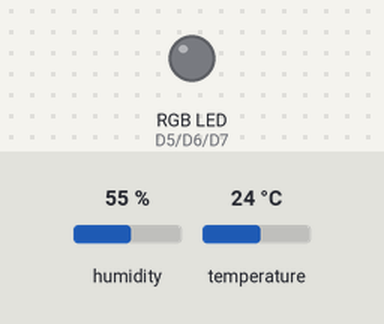
Simulated run of this sketch. Board: ESP8266 (NodeMCU). Parts: an RGB LED mixed from three pins (HIGH = lit). The test bench sets the inputs (shaded band); at power-on: humidity 55 %, temperature 24 °C. WiFi joins after 1.5 s; servers stay silent unless stated; no MQTT or app messages arrive unless stated.

Above: at 11.3 s.
At 17.3 s:
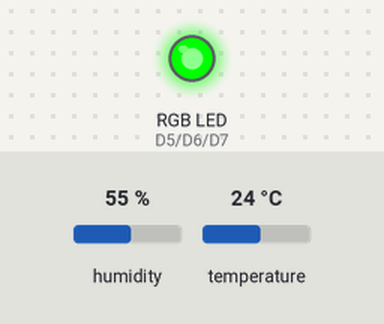
Timing chart, 0 to 19.3 s (numbered marks = the images above):
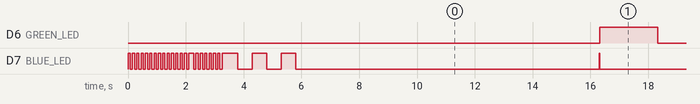

The sketch:

network.ino
```cpp
#include "definitions.h"

WiFiClient net;
MQTTClient client;

void mqttSetup() {
  WiFi.begin(wifiSSID, wifiPass);
  client.begin(mqttHost, net);

  client.onMessage(messageReceived);

  connect();
  subscribe();
}

void mqttLoop() {
  client.loop();
  if (!client.connected()) {
    connect();
    subscribe();
  }
}

void mqttPublish(char topic[], char data[]) {
  client.publish(topic, data);
}

void connect() {
  ledsOff();

  ledBlink(LED_BLUE, 1000, 150);
  ledOn(LED_BLUE);
  while (WiFi.status() != WL_CONNECTED) {
    ledOff(LED_BLUE);
    ledBlink(LED_BLUE, 1000, 150);
    ledOn(LED_BLUE);
    delay(100);
  }
  ledOff(LED_BLUE);

  ledBlink(LED_BLUE, 1000, 150);
  ledOn(LED_BLUE);
  while (!client.connect(mqttDeviceName, "", "")) {
    ledOff(LED_BLUE);
    ledBlink(LED_BLUE, 1000, 150);
    ledOn(LED_BLUE);
    delay(100);
  }
  ledOff(LED_BLUE);

  // Connection successful
  ledBlink(LED_BLUE, 3000, 1000);
}
```

definitions.h
```cpp
#ifndef DEFINITIONS_H
#define DEFINITIONS_H

#include <SPI.h>
#include <ESP8266WiFi.h>
#include <MQTT.h>
#include <DHT.h>

#define LED_RED 1
#define LED_GREEN 2
#define LED_BLUE 3

const char wifiSSID[] = "YOUR WIFI NAME";
const char wifiPass[] = "YOUR WIFI PASSWORD";
const char mqttHost[] = "YOUR MQTT BROKER IP ADDRESS";
const char mqttDeviceName[] = "Moisture Sensor";

#endif
```

iot_dht_blog.ino
```cpp
#include "definitions.h"

DHT dht(D3, DHT11);

unsigned long lastMeasure = 0;
unsigned long lastLight = 0;

void setup() {
  Serial.begin(9600);

  dht.begin();

  ledSetup();
  mqttSetup();

  lastMeasure = millis();
}

void loop() {
  mqttLoop();

  if (lastLight != 0 && millis() - lastLight > 2000) {
    lastLight = millis();
    ledsOff();
  }

  if (millis() - lastMeasure > 10000) {
    lastMeasure = millis();

    ledOn(LED_BLUE);
    float temperature = dht.readTemperature();
    float humidity = dht.readHumidity();
    ledOff(LED_BLUE);

    if (isnan(humidity) && isnan(temperature)) {
      ledOn(LED_RED);
    } else {
      ledOn(LED_GREEN);
      char str[16];
      sprintf(str, "%.0f %.0f", temperature, humidity);
      mqttPublish("/bitspark/office/plant/coffee1/dht", str);
    }

    lastLight = millis();
  }
}

void messageReceived(String &topic, String &payload) {}

void subscribe() {}
```

rgb_led.ino
```cpp
#include "definitions.h"

void ledSetup() {
  pinMode(D5, OUTPUT); // RED LED
  pinMode(D6, OUTPUT); // GREEN LED
  pinMode(D7, OUTPUT); // BLUE LED
}

void ledSwitch(int ledID, int val) {
  switch (ledID) {
  case LED_RED:
  digitalWrite(D5, val);
  break;
  case LED_GREEN:
  digitalWrite(D6, val);
  break;
  case LED_BLUE:
  digitalWrite(D7, val);
  break;
  }
}

void ledOff(int ledID) {
  ledSwitch(ledID, LOW);
}

void ledOn(int ledID) {
  ledSwitch(ledID, HIGH);
}

void ledsOff() {
  ledOff(LED_RED);
  ledOff(LED_GREEN);
  ledOff(LED_BLUE);
}

void ledSignal(int ledID, int duration) {
    ledOn(LED_RED);
    delay(500);
    ledOff(LED_RED);
}

void ledBlink(int ledID, int duration, int delayTime) {
  for (int i = 0; i < duration; i += delayTime) {
    ledOn(ledID);
    delay(delayTime / 2);
    ledOff(ledID);
    delay(delayTime / 2);
  }
}
```

Measured:
- by itself, D6 (GREEN_LED): alternates HIGH for 2.0 s and LOW for 8.0 s
